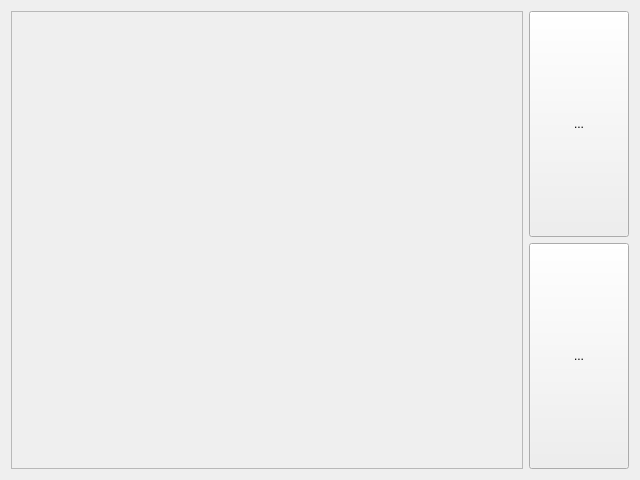
<?xml version="1.0" encoding="UTF-8"?>
<ui version="4.0">
 <class>managementView</class>
 <widget class="QWidget" name="managementView">
  <property name="geometry">
   <rect>
    <x>0</x>
    <y>0</y>
    <width>640</width>
    <height>480</height>
   </rect>
  </property>
  <property name="windowTitle">
   <string>Form</string>
  </property>
  <layout class="QHBoxLayout" name="horizontalLayout_2">
   <item>
    <layout class="QHBoxLayout" name="horizontalLayout">
     <item>
      <widget class="QScrollArea" name="list">
       <property name="horizontalScrollBarPolicy">
        <enum>Qt::ScrollBarPolicy::ScrollBarAlwaysOff</enum>
       </property>
       <property name="widgetResizable">
        <bool>true</bool>
       </property>
       <widget class="QWidget" name="listObj">
        <property name="geometry">
         <rect>
          <x>0</x>
          <y>0</y>
          <width>508</width>
          <height>456</height>
         </rect>
        </property>
        <layout class="QVBoxLayout" name="verticalLayout_3">
         <item>
          <spacer name="verticalSpacer">
           <property name="orientation">
            <enum>Qt::Orientation::Vertical</enum>
           </property>
           <property name="sizeHint" stdset="0">
            <size>
             <width>20</width>
             <height>40</height>
            </size>
           </property>
          </spacer>
         </item>
        </layout>
       </widget>
      </widget>
     </item>
     <item>
      <layout class="QVBoxLayout" name="verticalLayout_2">
       <item>
        <widget class="QToolButton" name="homeButton">
         <property name="sizePolicy">
          <sizepolicy hsizetype="Fixed" vsizetype="MinimumExpanding">
           <horstretch>0</horstretch>
           <verstretch>0</verstretch>
          </sizepolicy>
         </property>
         <property name="minimumSize">
          <size>
           <width>100</width>
           <height>0</height>
          </size>
         </property>
         <property name="cursor">
          <cursorShape>PointingHandCursor</cursorShape>
         </property>
         <property name="text">
          <string>...</string>
         </property>
         <property name="icon">
          <iconset theme="go-home"/>
         </property>
         <property name="iconSize">
          <size>
           <width>64</width>
           <height>64</height>
          </size>
         </property>
        </widget>
       </item>
       <item>
        <widget class="QToolButton" name="addButton">
         <property name="sizePolicy">
          <sizepolicy hsizetype="Fixed" vsizetype="MinimumExpanding">
           <horstretch>0</horstretch>
           <verstretch>0</verstretch>
          </sizepolicy>
         </property>
         <property name="minimumSize">
          <size>
           <width>100</width>
           <height>0</height>
          </size>
         </property>
         <property name="cursor">
          <cursorShape>PointingHandCursor</cursorShape>
         </property>
         <property name="text">
          <string>...</string>
         </property>
         <property name="icon">
          <iconset theme="list-add"/>
         </property>
         <property name="iconSize">
          <size>
           <width>64</width>
           <height>64</height>
          </size>
         </property>
        </widget>
       </item>
      </layout>
     </item>
    </layout>
   </item>
  </layout>
 </widget>
 <resources/>
 <connections/>
</ui>
